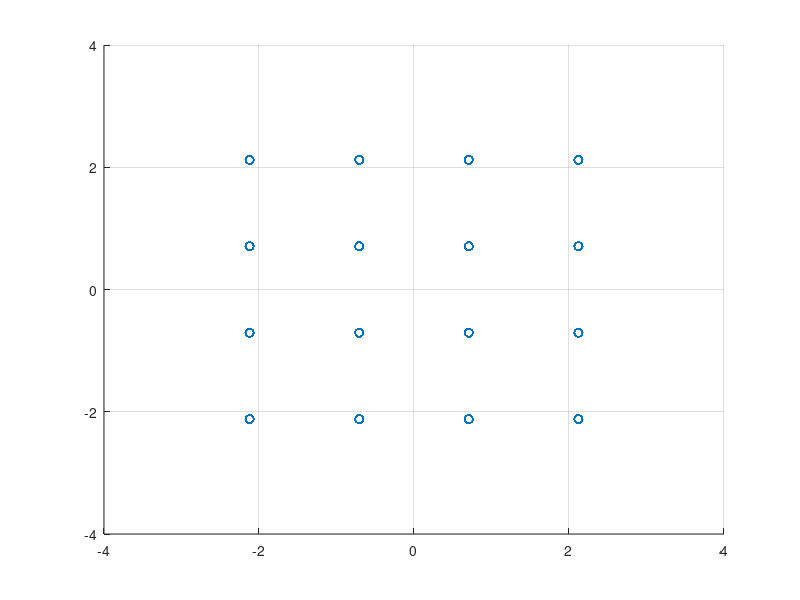
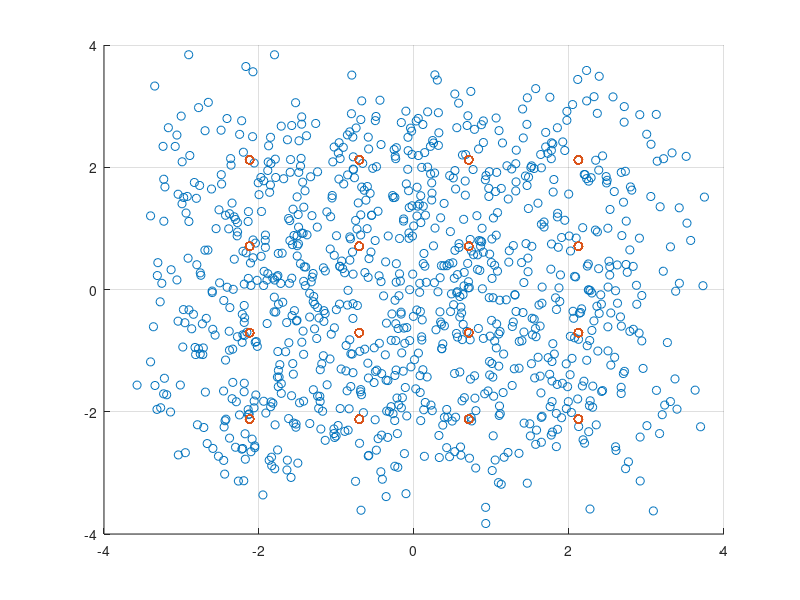

Reproduce these figures in MATLAB, in order.
clear;

% Parameter Setting

Tsym = 1; % symbol duration
Nsym = 1000; % number of symbol
Fs = 100; % sampling size
Fc = 10; % carrier frequency
Fe = 0; % 나중을 위해서  일단 남겨둔다.

N0 = 0.5;

% Simulation
t = [Tsym/Fs : Tsym/Fs : Tsym*Nsym];
Tmax = length(t);

% Symbol 생성
M=16;
symTable = zeros(1,16);
 
for i = 1:M
    
        if mod(i,4) == 3
            i_m = 2*pi*(i-1)/M + pi;% m이 벡터이기 때문에 theta_m도 벡터로 표현(값이 여러개)
            symTable(i) = 3 * cos(i_m) + 3*j*sin(i_m);

        elseif mod(i,4) == 2
            i_m = 2*pi*(i-1)/M + (9*pi)/8;% m이 벡터이기 때문에 theta_m도 벡터로 표현(값이 여러개)
            symTable(i) = cos(i_m) + j*sin(i_m);
            
        elseif mod(i,4) == 1
            i_m = 2*pi*(i-1)/M + (5*pi)/4;% m이 벡터이기 때문에 theta_m도 벡터로 표현(값이 여러개)
            symTable(i) = 3*cos(i_m) + j*sin(i_m);
            
        else
            i_m = 2*pi*(i-1)/M + (7*pi)/8;% m이 벡터이기 때문에 theta_m도 벡터로 표현(값이 여러개)
            symTable(i) = cos(i_m) + 3*j*sin(i_m);

        end
    
end


% Basis Signal 생성
phi1 = cos(2*pi*Fc*t(1:Tsym*Fs));
Es = norm(phi1);
phi1 = phi1/Es;

phi2 = -sin(2*pi*Fc*t(1:Tsym*Fs));
Es = norm(phi2);
phi2 = phi2/Es;

%% TX

% 랜덤신호만들기
m = randi(M,1,Nsym); %1~M 중 Nsym 갯수 만큼 랜덤

% 심볼신호 만들기
theta_m = zeros(1,Nsym);
bbSym = zeros(1,Nsym);
 
for i = 1:length(m)
    
        if mod(m(i),4) == 3
            theta_m(i) = 2*pi*(m(i)-1)/M + pi;% m이 벡터이기 때문에 theta_m도 벡터로 표현(값이 여러개)
            bbSym(i) = 3 * cos(theta_m(i)) + 3*j*sin(theta_m(i));

        elseif mod(m(i),4) == 2
            theta_m(i) = 2*pi*(m(i)-1)/M + (9*pi)/8;% m이 벡터이기 때문에 theta_m도 벡터로 표현(값이 여러개)
            bbSym(i) = cos(theta_m(i)) + j*sin(theta_m(i));
            
        elseif mod(m(i),4) == 1
            theta_m(i) = 2*pi*(m(i)-1)/M + (5*pi)/4;% m이 벡터이기 때문에 theta_m도 벡터로 표현(값이 여러개)
            bbSym(i) = 3*cos(theta_m(i)) + j*sin(theta_m(i));
            
        else
            theta_m(i) = 2*pi*(m(i)-1)/M + (7*pi)/8;% m이 벡터이기 때문에 theta_m도 벡터로 표현(값이 여러개)
            bbSym(i) = cos(theta_m(i)) + 3*j*sin(theta_m(i));

        end
    
end

% Up-conversion (DAC 포함)

RFsignal = zeros(1,Tmax);
for iterT = 1:Tmax
    iterSym = floor((iterT-1)/Fs)+1;
    RFsignal(iterT) = real(bbSym(iterSym))*cos(2*pi*Fc*t(iterT))/Es - imag(bbSym(iterSym))*sin(2*pi*Fc*t(iterT))/Es;
end

% 참고1 - signal 보여주기
% figure(1)
% plot(t,RFsignal);
% xlim([0 2]);

% 참고2 - 심볼신호 보여주기
s = zeros(2,Nsym);
for i = 1:Nsym
    intStart = 1+(i-1)*Tsym*Fs;
    intEnd = i*Tsym*Fs;
    s(1,i) = sum(RFsignal(intStart:intEnd).*phi1);
    s(2,i) = sum(RFsignal(intStart:intEnd).*phi2);
end
figure(2)
scatter(s(1,:),s(2,:),'r*');
grid on;
axis([-4 4 -4 4]);


%% RX
% Coherent Detection
Ich = RFsignal .* cos(2*pi*(Fc+Fe)*t)/Es;
Qch = RFsignal .* sin(2*pi*(Fc+Fe)*t)/Es;

% Baseband Signal Representation
for i = 1:Nsym
    n_start = (i-1)*Tsym*Fs;
    bbSym_rx(i) = sum(Ich(n_start+1:n_start+Tsym*Fs) - j*Qch(n_start+1:n_start+Tsym*Fs));
end
sigPower = mean(abs(bbSym_rx).^2);

% Noise Insertion
noise = sqrt(N0)*randn(1,length(bbSym_rx)) + j*sqrt(N0)*randn(1,length(bbSym_rx));
bbSymN_rx = bbSym_rx+noise;
noisePower = mean(abs(noise).^2);
SNR = 10*log10(sigPower/noisePower)

% Signal Space Representation
figure(3)
scatter(real(bbSymN_rx), imag(bbSymN_rx));
grid on;
axis([-4 4 -4 4]);
hold on;
scatter(s(1,:),s(2,:),'r*');

% Optimal Receiver
hd_bbSym = zeros(1,Nsym);
for i= 1:Nsym
    corr_result = bbSymN_rx(i)*conj(symTable);
    [dammyVal hd_index] = max(real(corr_result));
    hd_bbSym(i) = symTable(hd_index);
end

SER = sum( abs(hd_bbSym - bbSym) > 0.01) /Nsym